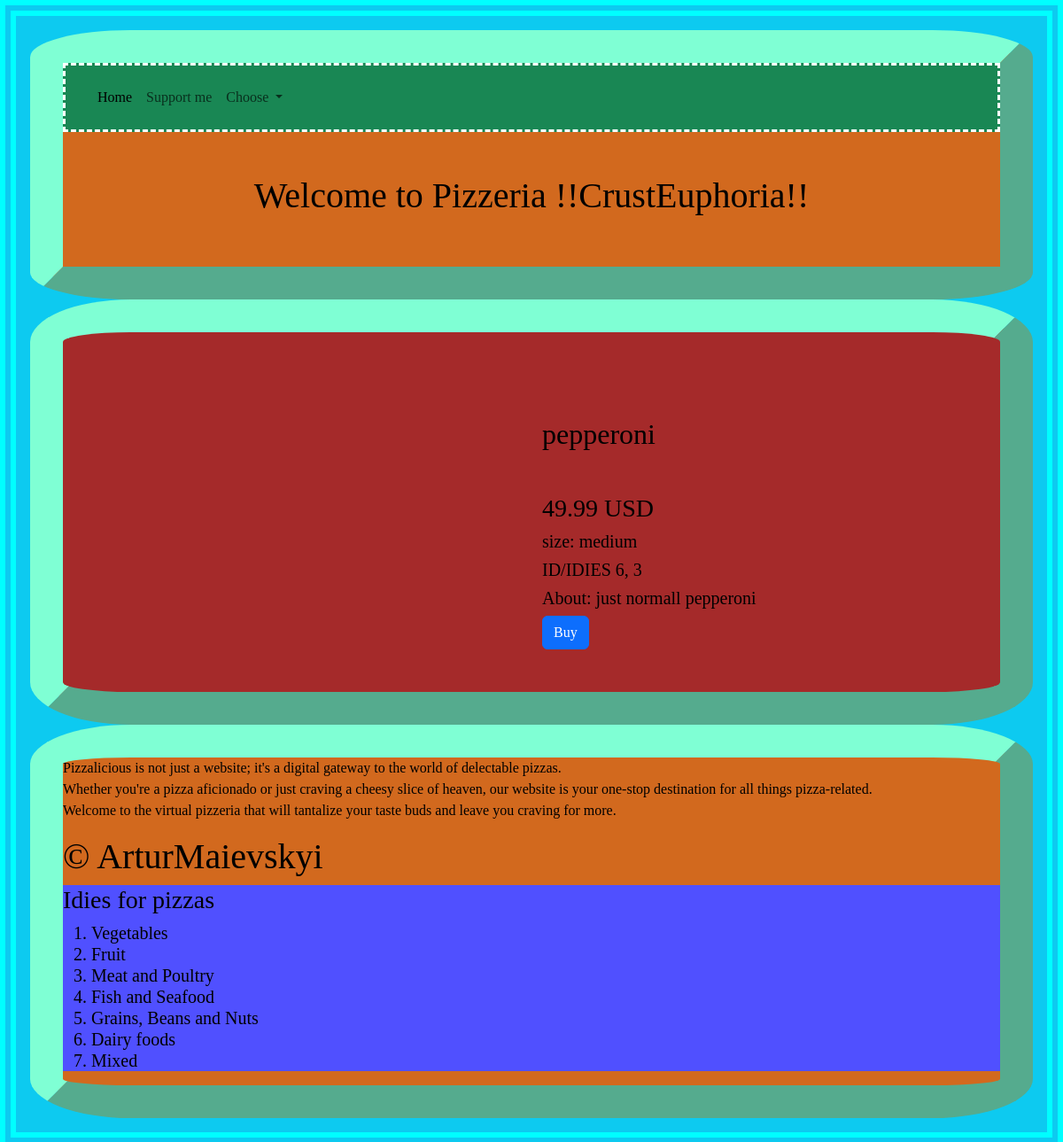
Screenshot of /pizza/4 with the database file from the repository.
### tables this page shows
CREATE TABLE "pizza" (
	"id"	INTEGER,
	"category_id"	INTEGER NOT NULL,
	"title"	TEXT NOT NULL,
	"description"	TEXT,
	"image"	TEXT,
	"price"	REAL NOT NULL DEFAULT '29.99, 49.99, 79.99',
	"size"	TEXT DEFAULT 'Small, Medium, Large',
	"id_category"	NUMERIC NOT NULL DEFAULT 'None',
	FOREIGN KEY("category_id") REFERENCES "categories"("id"),
	PRIMARY KEY("id")
);

### app.py (the view)
@app.route("/pizza/<pizza_id>")
def pizza(pizza_id):
    pizza_obj = db_pizzas.get_pizza(pizza_id)
    return render_template('own_pizza.html', title="Online Pizzeria", pizza = pizza_obj)

### sql_queries.py (called while the page is built)
    def open_pizzas(self): #функція що відкриває базу даних
        self.conn =sqlite3.connect(self.db_name) # з'єднання з базою даних (БД)
        self.cursor = self.conn.cursor() #курсор (посилання) на БД

    def close_pizzas(self): #функція що закриває базу даних
        self.cursor.close()
        self.conn.close()

    def get_pizza(self, id):
        self.open_pizzas()
        self.cursor.execute("SELECT * FROM pizza WHERE id==(?)", [id])
        data_one_pizza = self.cursor.fetchone()
        self.close_pizzas()
        return data_one_pizza

### templates/own_pizza.html (shortened to what this page needs)
{% extends 'base.html' %}
{% block content %}
<div class="container py-5 one_pizza">
    <div class="row">
    <div class="col-12 col-lg-6">
    </div>
    <div class="col-12 col-lg-6">
        <h2 class="mr-5 ml-5 mb-5 mt-5">{{pizza[2]}}</h2>
        <h3>{{pizza[5]}} USD</h3>
        <h5>size: {{pizza[6]}}</h5>
        <h5>ID/IDIES {{pizza[7]}}</h5>
        <h5>About: {{pizza[3]}}</h5>
        <a class="btn btn-primary" href="{{ url_for('order_pizza', pizza_id = pizza[0]) }}" role="button">Buy</a>
    </div>
    </div>
</div>
{% endblock content %}

### static/style.css (style rules this page uses)
.all { font-family: 'Gill Sans', 'Gill Sans MT', Calibri, 'Trebuchet MS', sans-serif; font-style: inherit; }

### static/style_one.css (style rules this page uses)
body { border-style: double; border-color: aqua; border-width: 0.5cm; font-family: Georgia, 'Times New Roman', Times, serif; }

### rows the page displays
pizza: title "pepperoni", price "49.99", size "medium", id_category "6, 3", description "just normall pepperoni"
